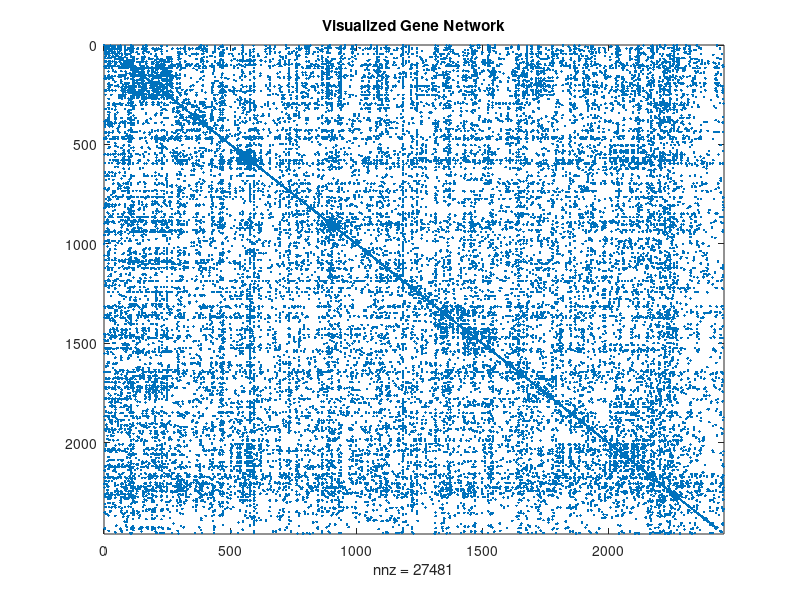

This chart was generated by the following MATLAB code: (Note: this script raises an error after producing the figure.)
close all;
clc;
load('geneNetwork_rawPCNCI.mat');
load('signal_mutation.mat');
load('histology_subtype.mat');
gN = +gN;
%%%%%I renamed the gene network to gN%%%%%
%%%%%I renamed the signal mutation to sigMut%%%%%
%%%%%I renamed the histology_subtype to hist%%%%%

%% 2.1
%%%%%I renamed the gene network to gN%%%%%

loops = sum(diag(gN) ~= 0);
directed = ~issymmetric(gN);
wieghted = (max(max(gN)) > 1);

spy(gN);
title('Visualized Gene Network');

%%% With self loops
D = diag(sum(gN~=0,2));
lp = D - gN;

%%% Remove diag 
gNd = gN - diag(diag(gN));
g = graph(gNd);
l = laplacian(g);

%% 2.2
S = lp;

[V, D]  = eig(S);
d=diag(D);
[~,order]=sort(abs(d),'ascend');
V=V(:,order); d=d(order); D=diag(d);

if max(max(abs(S-V*D*V')))<1e-9
    S=V*D*V';
else
    error('The eigendecomposition is not good.\n')
end

variation=diag(V'*S*V);


figure;
plot(diag(D), variation); 
title('Eigenvalues vs Variation');
xlabel('$\lambda_{k}$','Interpreter','LaTeX');
ylabel('$TV$','Interpreter','LaTeX');

%%
D = diag(sum(gN));
lp = D - gN;

[V, ~] = eigs(lp, length(lp));
H = V';

gft = zeros(240,2458);

for i=1:240
    gft(i,:) = sigMut(i,:)*H;
end

type1 = gft(hist==1, :);
mu1 = mean(type1, 1);

type2 = gft(hist==2, :);
mu2 = mean(type2, 1);

n = sum(abs(gft), 1);

res = abs(mu1-mu2);
res = res./n;

figure;
plot(1:length(sigMut), abs(res));
title('Residual for each gene');
xlabel('Gene k');
ylabel('Residual');

figure;
boxplot(abs(res));
title('Residual for each gene');

%%

[k, acc] = kNN(sigMut, hist, 100);

plot(k, acc);
title('Nearest Neighbor Accuracy');
xlabel('k nearest comparisons');
ylabel('Accuracy %');

%%
[~, k] = max(gft, [], 2);

H1 = zeros(240, 2458);

for i=1:240
    H1(i,k(i)) = 1;
end

fgft = H1.*gft;
fsig = fgft * V;

[k, acc] = kNN(fsig, hist, 100);

plot(k, acc);
title('Filtered Nearest Neighbor Accuracy');
xlabel('k nearest comparisons');
ylabel('Accuracy %');

%%
p = [20 40 50 60 80 99];
accP = [];

[~, srt] = sort(res, 'descend');

figure;

for i=1:length(p)
    per = round((p(i)/100) * length(res));
    fltr = zeros(1, 2458);
    fltr(res*1000000 >= srt(per)) = res(res*1000000 >= srt(per)); 
    
    fgft = fltr.*gft;
    fsig = fgft * V;
    
    [k, acc] = kNN(fsig, hist, 10);
    
    accP = [accP acc'];
    
    plot(k, acc);
    hold on;
end

legend('20th Percentile', '40th Percentile', '50th Percentile','60th Percentile', '80th Percentile', '99th Percentile'); 
xlabel('K nearest neighbor Comparison');
ylabel('accuracy %');
title('Percentile Filtered kNN');


